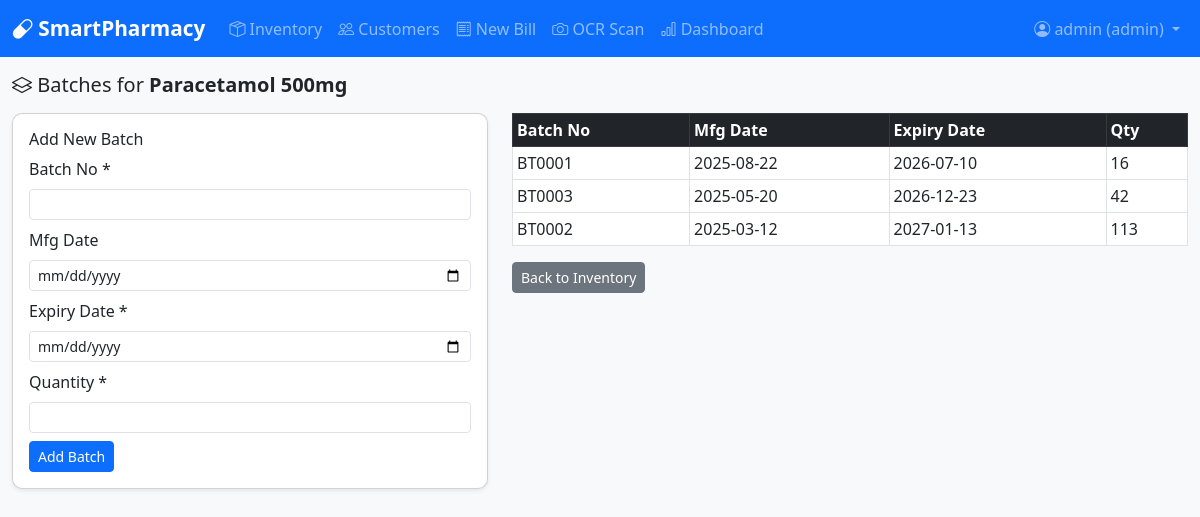
The page /inventory/batches/1 (signed in) on the database its author committed.
### tables this page shows
CREATE TABLE medicines (
    medicine_id INTEGER PRIMARY KEY AUTOINCREMENT,
    medicine_name TEXT NOT NULL,
    manufacturer TEXT,
    category TEXT,
    mrp REAL NOT NULL,
    discount_percentage REAL DEFAULT 0,
    low_stock_threshold INTEGER DEFAULT 10
);

CREATE TABLE batches (
    batch_id INTEGER PRIMARY KEY AUTOINCREMENT,
    batch_no TEXT NOT NULL,
    medicine_id INTEGER NOT NULL,
    manufacturing_date TEXT,
    expiry_date TEXT NOT NULL,
    quantity INTEGER NOT NULL DEFAULT 0,
    FOREIGN KEY (medicine_id) REFERENCES medicines(medicine_id) ON DELETE CASCADE
);

### app/routes/inventory.py (the view, shortened to what this page needs)
@inventory_bp.route('/batches/<int:medicine_id>', methods=['GET', 'POST'])
@admin_required
def batches(medicine_id):
    db = get_db()
    medicine = db.execute('SELECT * FROM medicines WHERE medicine_id = ?', (medicine_id,)).fetchone()
    batches = db.execute(
        'SELECT * FROM batches WHERE medicine_id = ? ORDER BY expiry_date ASC', (medicine_id,)
    ).fetchall()
    db.close()
    return render_template('inventory/batches.html', medicine=medicine, batches=batches)

### app/database.py (called while the page is built)
def get_db():
    conn = sqlite3.connect(DB_PATH)
    conn.row_factory = sqlite3.Row
    conn.execute("PRAGMA foreign_keys = ON")
    return conn

### app/utils/auth.py (called while the page is built)
def admin_required(f):
    @wraps(f)
    def decorated(*args, **kwargs):
        if 'user_id' not in session:
            return redirect(url_for('auth.login'))
        if session.get('role') != 'admin':
            flash('Admin access required.', 'danger')
            return redirect(url_for('inventory.index'))
        return f(*args, **kwargs)
    return decorated

### templates/inventory/batches.html (shortened to what this page needs)
{% extends 'base.html' %}
{% block content %}
<h5><i class="bi bi-layers"></i> Batches for <strong>{{ medicine.medicine_name }}</strong></h5>
<div class="row mt-3">
<div class="col-md-5">
    <div class="card shadow-sm mb-4">
    <div class="card-body">
        <h6>Add New Batch</h6>
        <form method="POST">
            <div class="mb-2"><label class="form-label">Batch No *</label>
            <input type="text" name="batch_no" class="form-control form-control-sm" required></div>
            <div class="mb-2"><label class="form-label">Mfg Date</label>
            <input type="date" name="manufacturing_date" class="form-control form-control-sm"></div>
            <div class="mb-2"><label class="form-label">Expiry Date *</label>
            <input type="date" name="expiry_date" class="form-control form-control-sm" required></div>
            <div class="mb-2"><label class="form-label">Quantity *</label>
            <input type="number" name="quantity" class="form-control form-control-sm" required></div>
            <button type="submit" class="btn btn-primary btn-sm">Add Batch</button>
        </form>
    </div>
    </div>
</div>
<div class="col-md-7">
    <table class="table table-sm table-bordered">
        <thead class="table-dark"><tr><th>Batch No</th><th>Mfg Date</th><th>Expiry Date</th><th>Qty</th></tr></thead>
        <tbody>
        {% for b in batches %}
        <tr class="{% if b.quantity == 0 %}table-secondary{% endif %}">
            <td>{{ b.batch_no }}</td><td>{{ b.manufacturing_date or '-' }}</td>
            <td>{{ b.expiry_date }}</td><td>{{ b.quantity }}</td>
        </tr>
        {% else %}
        <tr><td colspan="4" class="text-muted text-center">No batches added yet.</td></tr>
        {% endfor %}
        </tbody>
    </table>
    <a href="{{ url_for('inventory.index') }}" class="btn btn-secondary btn-sm">Back to Inventory</a>
</div>
</div>
{% endblock %}

### templates/base.html (shortened to what this page needs)
<!DOCTYPE html>
<html lang="en">
<head>
    <link href="https://cdn.jsdelivr.net/npm/bootstrap@5.3.0/dist/css/bootstrap.min.css" rel="stylesheet">
    <link href="https://cdn.jsdelivr.net/npm/bootstrap-icons@1.11.0/font/bootstrap-icons.css" rel="stylesheet">
    <link href="{{ url_for('static', filename='css/style.css') }}" rel="stylesheet">
</head>
<body>
{% if session.user_id %}
<nav class="navbar navbar-expand-lg navbar-dark bg-primary">
    <div class="container-fluid">
        <a class="navbar-brand fw-bold" href="{{ url_for('dashboard.index') }}">
            <i class="bi bi-capsule"></i> SmartPharmacy
        </a>
        <div class="collapse navbar-collapse" id="navbarNav">
            <ul class="navbar-nav me-auto">
                <li class="nav-item"><a class="nav-link" href="{{ url_for('inventory.index') }}"><i class="bi bi-box-seam"></i> Inventory</a></li>
                <li class="nav-item"><a class="nav-link" href="{{ url_for('customers.index') }}"><i class="bi bi-people"></i> Customers</a></li>
                <li class="nav-item"><a class="nav-link" href="{{ url_for('billing.new_bill') }}"><i class="bi bi-receipt"></i> New Bill</a></li>
                <li class="nav-item"><a class="nav-link" href="{{ url_for('ocr.ocr_scan') }}"><i class="bi bi-camera"></i> OCR Scan</a></li>
                {% if session.role == 'admin' %}
                <li class="nav-item"><a class="nav-link" href="{{ url_for('dashboard.index') }}"><i class="bi bi-bar-chart"></i> Dashboard</a></li>
                {% endif %}
            </ul>
            <ul class="navbar-nav">
                <li class="nav-item dropdown">
                    <a class="nav-link dropdown-toggle" href="#" data-bs-toggle="dropdown">
                        <i class="bi bi-person-circle"></i> {{ session.username }} ({{ session.role }})
                    </a>
                </li>
            </ul>
        </div>
    </div>
</nav>
{% endif %}
<div class="container-fluid py-3">
    {% block content %}{% endblock %}
</div>
</body>
</html>

### static/css/style.css (style rules this page uses)
body { background-color: #f8f9fa; }
.navbar-brand { font-size: 1.3rem; }
.card { border-radius: 10px; }

### rows shown on the page
medicines: medicine_name "Paracetamol 500mg"
batches: batch_no "BT0001", manufacturing_date "2025-08-22", expiry_date "2026-07-10", quantity "16"
batches: batch_no "BT0003", manufacturing_date "2025-05-20", expiry_date "2026-12-23", quantity "42"
batches: batch_no "BT0002", manufacturing_date "2025-03-12", expiry_date "2027-01-13", quantity "113"

### other values the page prints
{{ session.username }} "admin"
{{ session.role }} "admin"
